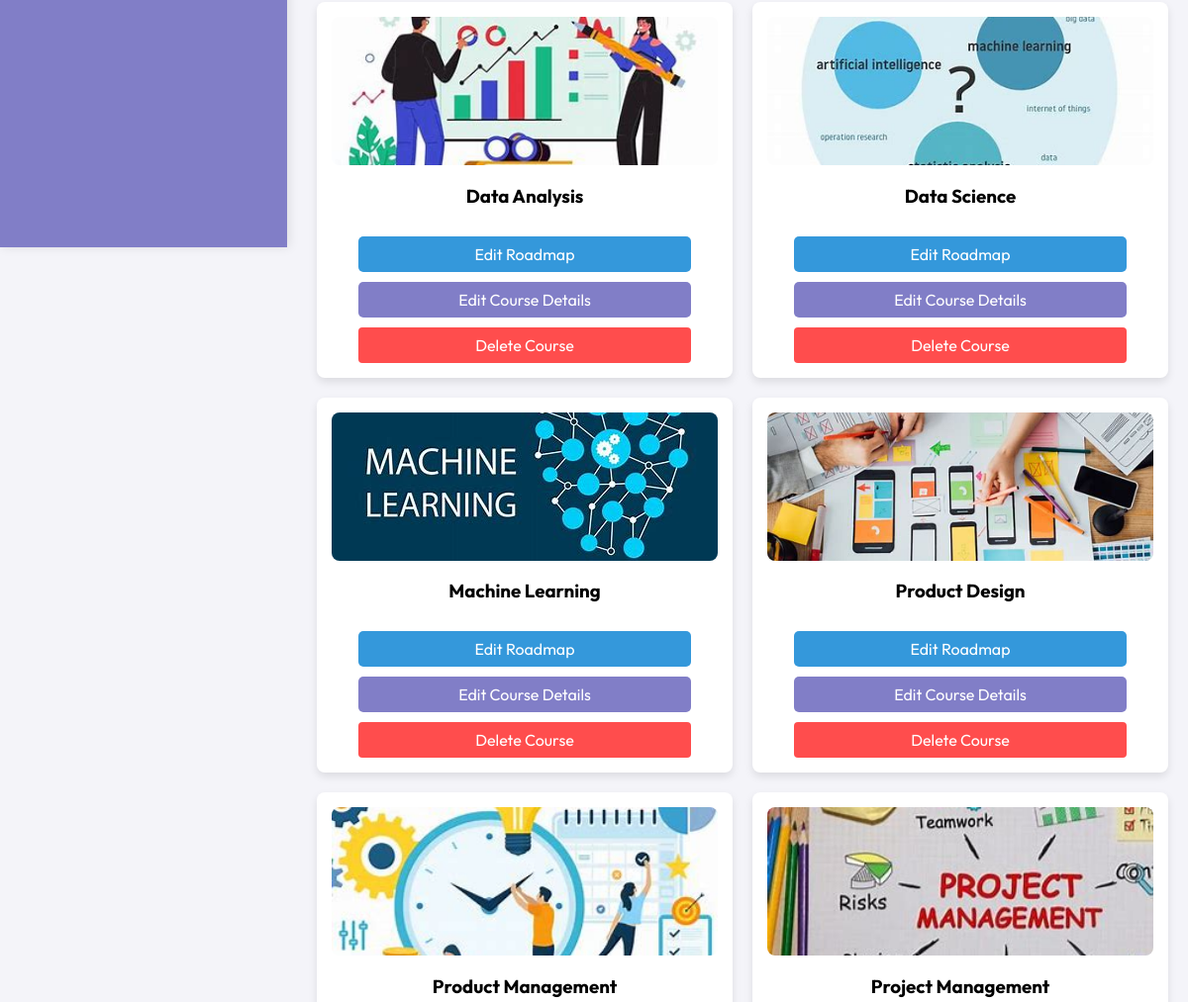
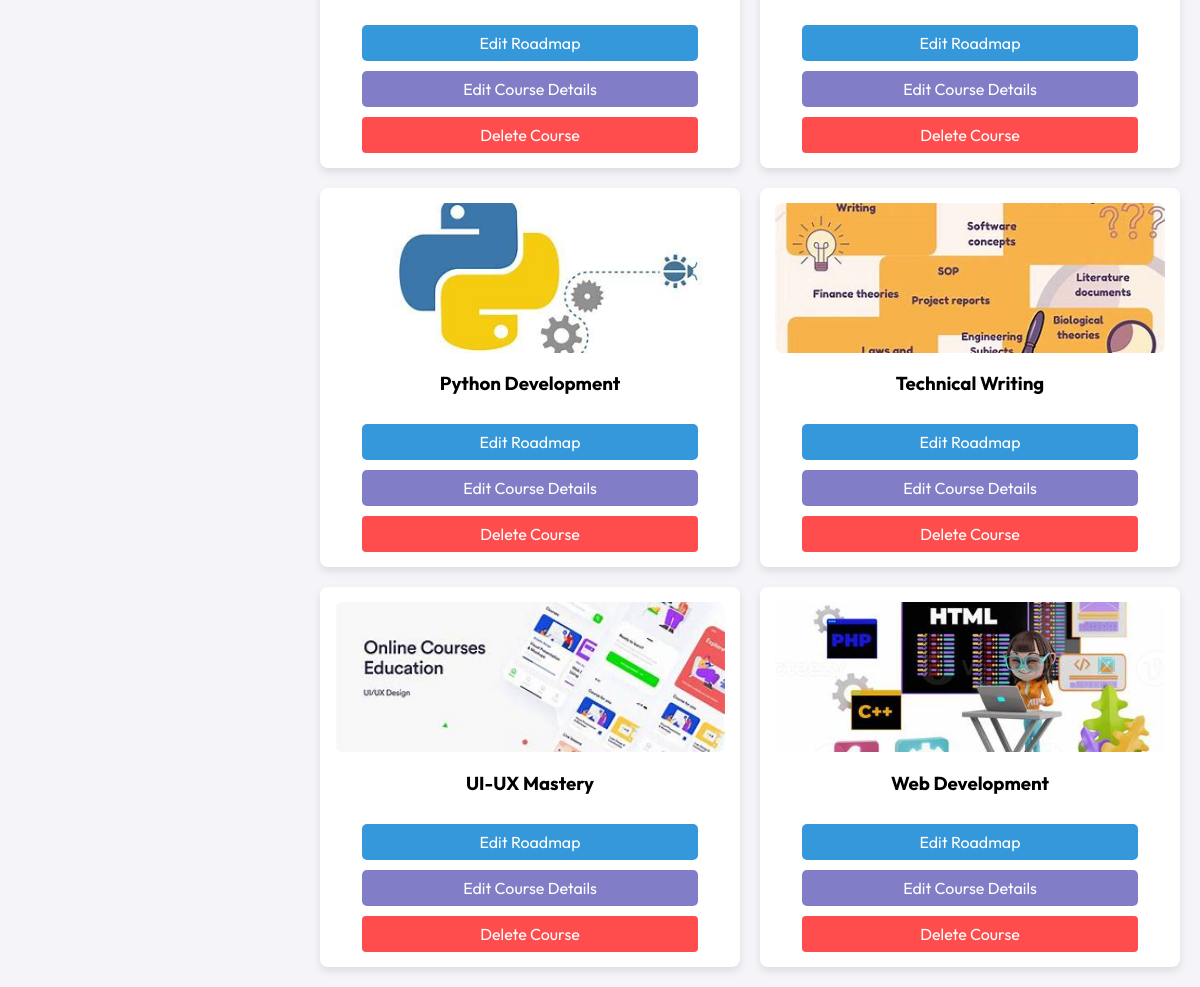
Before: /Dashboard/AdminPages/resources.php (signed in, lower part) with the older database file (2 pictures, top to bottom).
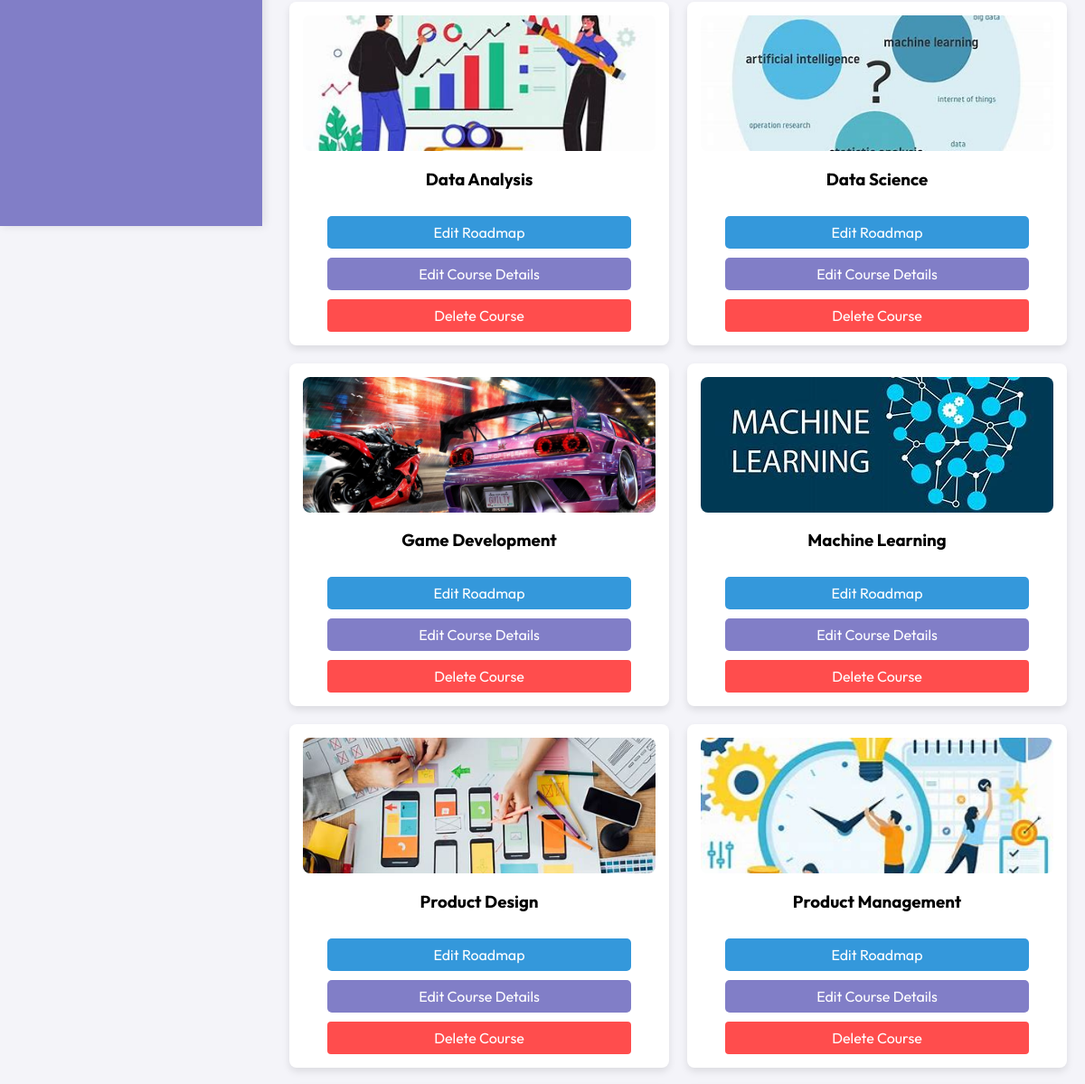
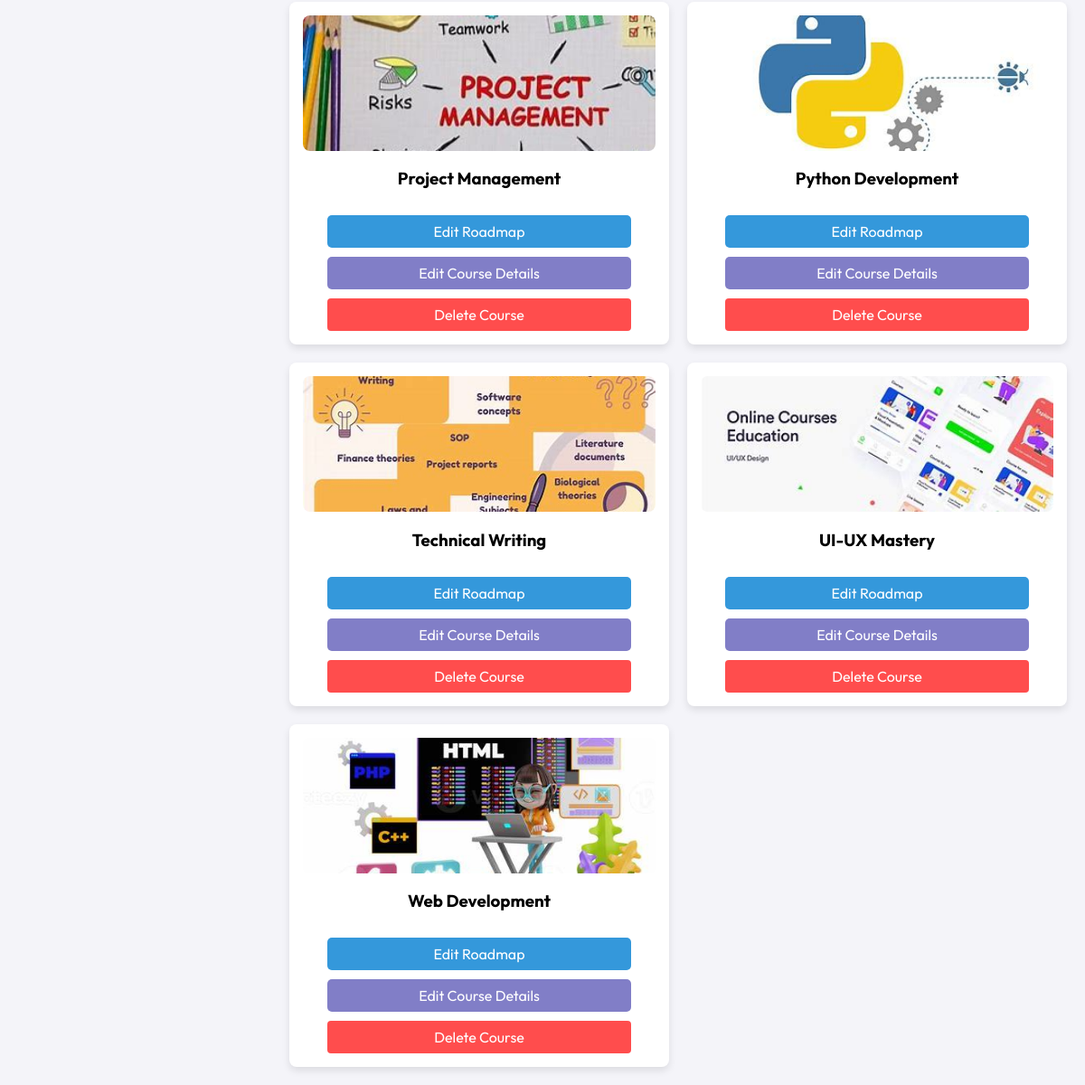
After: the same page with the newer database file (2 pictures, top to bottom).
### tables this page shows
CREATE TABLE `courses` (
  `id` int(11) NOT NULL,
  `course_name` varchar(255) NOT NULL,
  `course_image` varchar(255) NOT NULL,
  `syllabus_pdf` varchar(255) DEFAULT NULL,
  `difficulty_level` enum('beginner','intermediate','advanced') DEFAULT NULL,
  `duration_hours` int(11) DEFAULT NULL,
  `provider` varchar(255) DEFAULT NULL,
  `description` text DEFAULT NULL,
  `rating` decimal(3,1) DEFAULT NULL,
  `learning_style` enum('visual','reading','interactive','combination') DEFAULT NULL,
  `career_path` enum('entry_level','career_switch','skill_enhancement','personal_projects','entrepreneurship') DEFAULT NULL
);

### Dashboard/AdminPages/resources.php (the view, shortened to what this page needs)
<?php
require_once '../../LoginPage/conn.php';
$sql = "SELECT id, course_name, course_image FROM courses ORDER BY course_name ASC";
$result = $conn->query($sql);
?>
<!DOCTYPE html>
<html lang="en">
<head>
    <link rel="stylesheet" href="../../css/adminstyle.css">
</head>
<body>
    <?php include 'sidebar.php'; ?>
    <div class="main-content">
        <div class="course-grid">
            <?php if ($result->num_rows > 0): ?>
                <?php while ($row = $result->fetch_assoc()): ?>
                    <div class="course-card">
                        <img src="<?php echo '/MainBySetemi/' . $row['course_image']; ?>"
                             alt="<?php echo htmlspecialchars($row['course_name']); ?>">
                        <h3><?php echo htmlspecialchars($row['course_name']); ?></h3>
                        <a href="manage_roadmap.php?course_id=<?= $row['id'] ?>" class="cta-button">Edit Roadmap</a>
                        <a href="edit-course.php?course_id=<?= $row['id'] ?>" class="edit-button">Edit Course Details</a>
                            <a href="delete_course.php?course_id=<?php echo $row['id']; ?>"
                                class="delete-btn"
                                onclick="return confirm('Are you sure you want to delete this course?');">
                            Delete Course
                            </a>
                    </div>
                <?php endwhile; ?>
            <?php else: ?>
                <p>No courses available.</p>
            <?php endif; ?>
        </div>
    </div>
</body>
</html>

### Dashboard/AdminPages/sidebar.php (shortened to what this page needs)
<div class="sidebar">
        <ul>
            <li>
            <div style="width: 8%">
                <a href="logout.php">
                </a>
            </div>
            </li>
        </ul>
    </div>

### css/adminstyle.css (style rules this page uses)
body { font-family: "Outfit", serif; margin: 0; display: flex; background: #f4f4f9; }
.sidebar ul { list-style: none; padding: 0; }
.sidebar ul li { padding: 10px 0; }
.sidebar ul li a { text-decoration: none; color: white; display: block; padding: 10px; transition: background 0.3s; }
.sidebar ul { list-style-type: none; padding: 0; }
.sidebar ul li a { display: block; padding: 10px 20px; text-decoration: none; color: white; position: relative; transition: color 0.3s ease; }
.course-card img { width: 100%; height: 150px; object-fit: cover; border-radius: 8px; }

### Dashboard/AdminPages/resources.php (style rules this page uses)
.course-grid { display: grid; grid-template-columns: repeat(auto-fit, minmax(300px, 1fr)); gap: 20px; margin-top: 20px; }
.course-card { border-radius: 8px; padding: 15px; text-align: center; background-color: #fff; display: flex; flex-direction: column; align-items: center; box-shadow: 0px 4px 8px rgba(0, 0, 0, 0.1); }
.delete-btn { background-color: #ff4d4d; color: white; border: none; padding: 8px 12px; cursor: pointer; text-align: center; width: 80%; border-radius: 4px; margin-top: 10px; text-decoration: none; }
.cta-button, .edit-button { display: block; width: 80%; padding: 8px 12px; text-align: center; margin-top: 10px; color: white; border-radius: 5px; text-decoration: none; transition: background-color 0.3s; }
.cta-button { background-color: #3498db; }
.edit-button { background-color: #817ec7; }

### Dashboard/AdminPages/sidebar.php (style rules this page uses)
.sidebar { width: 250px; background: #817ec7; color: white; height: 100vh; padding: 20px; box-shadow: 2px 0 10px rgba(0, 0, 0, 0.1); text-align: center; position: fixed; top: 0; left: 0; overflow-y: auto; }
.main-content { width: 100%; margin-left: 300px; padding: 20px; }
@media screen and (min-width: 769px) { .sidebar { left: 0; display: block !important; } }

Changed rows visible on the page:
added courses: course_image (picture), course_name "Game Development"
